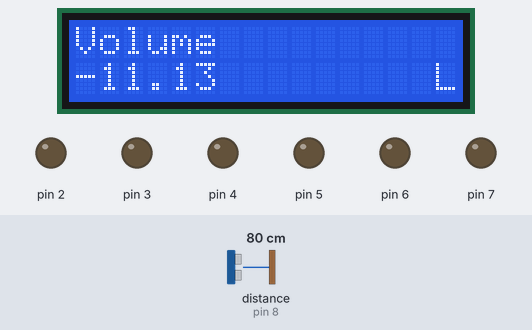
This sketch was run on a simulated Arduino Uno, built for the host (arithmetic inside an expression is 32-bit, double 64-bit). Parts: 16×2 character LCD, output pins drawn as LEDs (lit = HIGH). Wiring (inferred from the names in the program): ultrasonic range finder: trigger pin 9; echo pin 8. The inputs (shaded band) are chosen by the test bench; at power-on: distance to the obstacle (sensor on pin 8) 80 cm. The echo pulse lasts 58.3 µs per cm; WiFi joins after 1.5 s; servers stay silent unless stated; pins used as bus, display or sensor lines are not drawn; what the sketch prints to the serial monitor is not drawn.

Above: at 5.73 s.
Timing chart, 0 to 7.4 s (numbered marks = the images above):
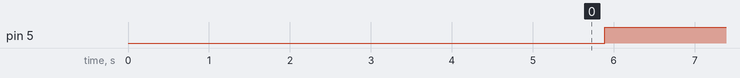

The sketch:

thingspeak_1.ino
```cpp
#include <ThingSpeak.h>
#include <SPI.h>
#include <Ethernet.h>
#include <Wire.h>
#include <LiquidCrystal_I2C.h>
LiquidCrystal_I2C lcd(0x3f, 16, 2);
//pin scl : A5
//pin sda : A4

#define echoPin 8       //pin 8 arduino untuk echo pin sensor ultrasonic
#define trigPin 9       //pin 9 arduino untuk trig pin sensor ultrasonic

#define batasAtas 15    //nilai batas jarak dalam satuan cm
#define batasBawah 12  //nilai batas jarak dalam satuan cm

#define batasAtas1 11   //nilai batas jarak dalam satuan cm
#define batasBawah1 8  //nilai batas jarak dalam satuan cm

#define batasAtas2 7   //nilai batas jarak dalam satuan cm
#define batasBawah2 4   //nilai batas jarak dalam satuan cm

long duration, ultraSensor;
int distance;  //membuat devinisi tipe data yang digunakan
float volumenull, volume, volumeL;
char voll[50];
String vol_str;
using namespace std;

byte mac[] = { 0xDE, 0xAD, 0xBE, 0xEF, 0xFE, 0xED};
EthernetClient client;

unsigned long myChannelNumber = 1001985;
const char * myWriteAPIKey = "FZBWA51RR894RKN8";
const int updateThingSpeakInterval = 16 * 1000;

void setup()
{
  lcd.begin();
  Serial.begin (9600);
  startEthernet();
  pinMode(trigPin, OUTPUT);
  pinMode(echoPin, INPUT);
  pinMode(1, OUTPUT);
  pinMode(1, LOW);
  pinMode(2, OUTPUT);
  pinMode(3, OUTPUT);
  pinMode(4, OUTPUT);
  pinMode(5, OUTPUT);
  pinMode(6, OUTPUT);
  pinMode(7, OUTPUT);
  digitalWrite(7, LOW);


  Ethernet.begin(mac);
  ThingSpeak.begin(client);
}

void loop()
{
  if (client.available())
  {
    char c = client.read();
    Serial.print(c);
  }
  sensorUltrasonic(trigPin, echoPin);
  ultraSensor = distance; //memberikan nilai ultrasensor dengan nilai yang ada pada distance
  vol_str = String(volumeL);
  vol_str.toCharArray(voll, vol_str.length() + 1);
  cetakjarak();
  volumenull = 3.14 * distance * 7.5 * 7.5; //rumus menghitung volume ruang kosong tabung yang tidak terisi fluida dengan satuan cm3
  volume = 3002.625 - volumenull; // rumus menghitung nilai volume fluida dengan satuan cm3
  volumeL = volume / 1000; // rumus mengubah volume cm3 menjadi Liter
  cetakVolume();
  delay(300);

  if (ultraSensor >= 16 )
  {
    satubar();
  }
  else if (ultraSensor <= batasAtas && ultraSensor >= batasBawah)
  {
    duabar();
  }
  else if (ultraSensor <= batasAtas1 && ultraSensor >= batasBawah1)
  {
    tigabar();
  }
  else if (ultraSensor <= batasAtas2 && ultraSensor >= batasBawah2)
  {
    empatbar();
  }
  else if (ultraSensor <= 3 )
  {
    penuh();
  }


  ThingSpeak.writeField(myChannelNumber, 1, voll, myWriteAPIKey);
  delay(20000); // ThingSpeak will only accept updates every 15 seconds.
}

void sensorUltrasonic(int pinTrigger, int pinEcho)
{
  digitalWrite(pinTrigger, LOW);
  delayMicroseconds(2);
  digitalWrite(pinTrigger, HIGH);
  delayMicroseconds(10);
  digitalWrite(pinTrigger, LOW);
  duration = pulseIn(pinEcho, HIGH);
  distance = (duration / 2) / 29.1; //rumus untuk menghitung jarak dengan cara membagi dua pada bagian durasi untuk menghilangkan nilai patul kembali dari gelombang ultrasonic lalu dibagi lagi dengan nilai 29.1 yaitu nilai konversi rambat gelombang menjadi cm
  delay(500);
}
void startEthernet()
{

  client.stop();

  Serial.println("Connecting Arduino to network...");
  Serial.println();

  delay(1000);

  // Connect to network amd obtain an IP address using DHCP
  if (Ethernet.begin(mac) == 0)
  {
    Serial.println("DHCP Failed, reset Arduino to try again");
    Serial.println();
  }
  else
  {
    Serial.println("Arduino connected to network using DHCP");
    Serial.println();
  }

  delay(1000);
}
```

tampilan.ino
```cpp
void cetakjarak () {
  Serial.print("jarak ");
  Serial.print(ultraSensor);
  Serial.print("\t");
  //lcd.setCursor(0, 0);
  //lcd.print("jarak ");
  //lcd.setCursor(6, 0);
  //lcd.print(ultraSensor);
  //lcd.print("    ");
  //lcd.setCursor(10, 0);
  //lcd.print("cm");
}
void cetakVolume () {
  Serial.print("volume liter ");
  Serial.print(volumeL);
  Serial.print("\t");
  Serial.print("volume cm3 ");
  Serial.println(volume);
  lcd.setCursor(0, 0);
  lcd.print("Volume");
  lcd.setCursor(0, 1);
  lcd.print(volumeL);
  lcd.print("    ");
  lcd.setCursor(15, 1);
  lcd.print("L");
}
void penuh() {
  digitalWrite(5, HIGH);
  digitalWrite(4, HIGH);
  digitalWrite(3, HIGH);
  digitalWrite(2, HIGH);
  digitalWrite(1, HIGH);
}

void empatbar() {
  digitalWrite(5, HIGH);
  digitalWrite(4, HIGH);
  digitalWrite(3, HIGH);
  digitalWrite(2, HIGH);
  digitalWrite(1, LOW);
}
void tigabar() {
  digitalWrite(5, HIGH);
  digitalWrite(4, HIGH);
  digitalWrite(3, HIGH);
  digitalWrite(2, LOW);
  digitalWrite(1, LOW);
}
void duabar() {
  digitalWrite(5, HIGH);
  digitalWrite(4, HIGH);
  digitalWrite(3, LOW);
  digitalWrite(2, LOW);
  digitalWrite(1, LOW);
}
void satubar() {
  digitalWrite(5, HIGH);
  digitalWrite(4, LOW);
  digitalWrite(3, LOW);
  digitalWrite(2, LOW);
  digitalWrite(1, LOW);
  //digitalWrite(6, LOW);

  delay(500);
  digitalWrite(1, LOW);
  delay(500);
}
```

Measured:
- by itself, pin 5: LOW → HIGH at 5.9 s
